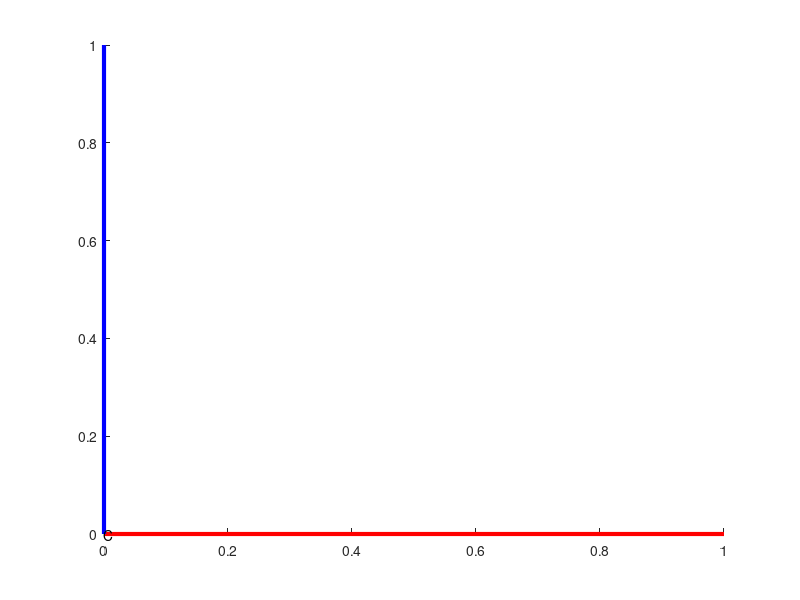

Source code (MATLAB): (Note: this script raises an error after producing the figure.)
clear; clc; close all;

Oc = [0 0 0];
Xc = [1 0 0];
Yc = [0 1 0];
Zc = [0 0 1];
line([Oc(1) Xc(1)], [Oc(2) Xc(2)], [Oc(3) Xc(3)], 'LineWidth', 3, 'Color','r');
line([Oc(1) Yc(1)], [Oc(2) Yc(2)], [Oc(3) Yc(3)], 'LineWidth', 3, 'Color','b');
line([Oc(1) Zc(1)], [Oc(2) Zc(2)], [Oc(3) Zc(3)], 'LineWidth', 3, 'Color','g');
text(Oc(1),Oc(2),Oc(3),'C');
% hold on;

fid = fopen('add_final.txt');
fid1 = fopen('CameraTrajectory.txt');
num = 0;
load('closetvicon.txt');
while ~feof(fid)
    tline = fgetl(fid);
    tline1 = fgetl(fid1);
    tline = strtrim(tline);
    tline1 = strtrim(tline1);
     if ~isempty(tline)
         S = regexp(tline, ' ', 'split');
         R = [str2num(S{1}) str2num(S{2})  str2num(S{3}); 
               str2num(S{5})  str2num(S{6})  str2num(S{7}); 
               str2num(S{9}) str2num(S{10})    str2num(S{11})];
         theta = rotm2axang(R);
         theta = acos(theta(2));
         R = rotz(theta);
         T = [ R [0;0;0]; 
               0 0 0 1];
%          T = [ str2num(S{1}) str2num(S{2})  str2num(S{3}) 0
%                str2num(S{5})  str2num(S{6})  str2num(S{7}) 0
%                str2num(S{9}) str2num(S{10})    str2num(S{11}) 0 
%                0.          0.          0.          1.];
         result = T*[[Oc';1] [Xc';1] [Yc';1] [Zc';1]];
         line([result(1,1) result(1,2)], [result(2,1) result(2,2)], [result(3,1) result(3,2)], 'LineWidth', 3, 'Color','r');
         line([result(1,1) result(1,3)], [result(2,1) result(2,3)], [result(3,1) result(3,3)], 'LineWidth', 3, 'Color','r');
         line([result(1,1) result(1,4)], [result(2,1) result(2,4)], [result(3,1) result(3,4)], 'LineWidth', 3, 'Color','r');
%          text(result(1,1),result(2,1),result(3,1),'O');
%          line([Oc(1) result(1,1)],[Oc(2) result(2,1)],[Oc(3) result(3,1)], 'LineWidth', 3, 'Color','k');
     
         num = num + 1;
         angle = 2*acos(closetvicon(num,4));
         R = rotz(angle);
         T = [ R [0;0;0]; 
               0 0 0 1];
         result = T*[[Oc';1] [Xc';1] [Yc';1] [Zc';1]];
         line([result(1,1) result(1,2)], [result(2,1) result(2,2)], [result(3,1) result(3,2)], 'LineWidth', 3, 'Color','k');
         line([result(1,1) result(1,3)], [result(2,1) result(2,3)], [result(3,1) result(3,3)], 'LineWidth', 3, 'Color','k');
         line([result(1,1) result(1,4)], [result(2,1) result(2,4)], [result(3,1) result(3,4)], 'LineWidth', 3, 'Color','k');
%          text(result(1,1),result(2,1),result(3,1),'O');
%          line([Oc(1) result(1,1)],[Oc(2) result(2,1)],[Oc(3) result(3,1)], 'LineWidth', 3, 'Color','k');
     pause(.1)
     clf
%      hold off
     end
     if ~isempty(tline1)
         S = regexp(tline1, ' ', 'split');
         R = [str2num(S{1}) str2num(S{2})  str2num(S{3}); 
               str2num(S{5})  str2num(S{6})  str2num(S{7}); 
               str2num(S{9}) str2num(S{10})    str2num(S{11})];
         theta = rotm2axang(R);
         theta = acos(theta(2));
         R = rotz(theta);
         T = [ R [0;0;0]; 
               0 0 0 1];
         result = T*[[Oc';1] [Xc';1] [Yc';1] [Zc';1]];
         line([result(1,1) result(1,2)], [result(2,1) result(2,2)], [result(3,1) result(3,2)], 'LineWidth', 3, 'Color','b');
         line([result(1,1) result(1,3)], [result(2,1) result(2,3)], [result(3,1) result(3,3)], 'LineWidth', 3, 'Color','b');
         line([result(1,1) result(1,4)], [result(2,1) result(2,4)], [result(3,1) result(3,4)], 'LineWidth', 3, 'Color','b');
     end
end

% result = T*[[Oc';1] [Xc';1] [Yc';1] [Zc';1]];
% 
% line([result(1,1) result(1,2)], [result(2,1) result(2,2)], [result(3,1) result(3,2)], 'LineWidth', 3, 'Color','r');
% line([result(1,1) result(1,3)], [result(2,1) result(2,3)], [result(3,1) result(3,3)], 'LineWidth', 3, 'Color','b');
% line([result(1,1) result(1,4)], [result(2,1) result(2,4)], [result(3,1) result(3,4)], 'LineWidth', 3, 'Color','g');
% text(result(1,1),result(2,1),result(3,1),'O');
% line([Oc(1) result(1,1)],[Oc(2) result(2,1)],[Oc(3) result(3,1)], 'LineWidth', 3, 'Color','k');
